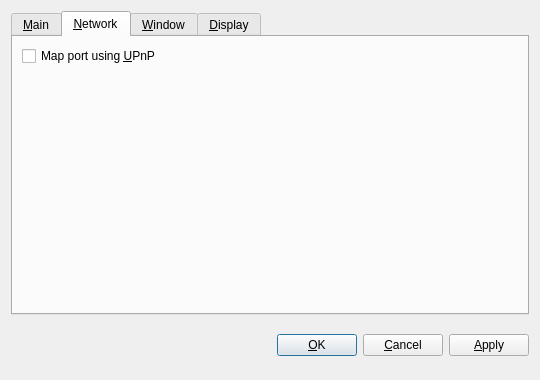
<?xml version="1.0" encoding="UTF-8"?>
<ui version="4.0">
 <class>OptionsDialog</class>
 <widget class="QDialog" name="OptionsDialog">
  <property name="geometry">
   <rect>
    <x>0</x>
    <y>0</y>
    <width>540</width>
    <height>380</height>
   </rect>
  </property>
  <property name="windowTitle">
   <string>Options</string>
  </property>
  <property name="styleSheet">
   <string notr="true"/>
  </property>
  <property name="modal">
   <bool>true</bool>
  </property>
  <layout class="QVBoxLayout" name="verticalLayout">
   <item>
    <widget class="QTabWidget" name="tabWidget">
     <property name="tabPosition">
      <enum>QTabWidget::North</enum>
     </property>
     <property name="currentIndex">
      <number>1</number>
     </property>
     <widget class="QWidget" name="tabMain">
      <attribute name="title">
       <string>&amp;Main</string>
      </attribute>
      <layout class="QGridLayout" name="gridLayout">
       <item row="0" column="0" colspan="2">
        <widget class="QLabel" name="transactionFeeInfoLabel">
         <property name="text">
          <string>Optional transaction fee per kB that helps make sure your transactions are processed quickly. Most transactions are 1 kB. Fee 0.01 recommended.</string>
         </property>
         <property name="textFormat">
          <enum>Qt::PlainText</enum>
         </property>
         <property name="wordWrap">
          <bool>true</bool>
         </property>
        </widget>
       </item>
       <item row="1" column="0">
        <layout class="QHBoxLayout" name="horizontalLayoutFee">
         <item>
          <widget class="QLabel" name="transactionFeeLabel">
           <property name="text">
            <string>Pay transaction &amp;fee</string>
           </property>
           <property name="textFormat">
            <enum>Qt::PlainText</enum>
           </property>
           <property name="buddy">
            <cstring>transactionFee</cstring>
           </property>
          </widget>
         </item>
         <item>
          <widget class="ArionAmountField" name="transactionFee"/>
         </item>
         <item>
          <spacer name="horizontalSpacerFee">
           <property name="orientation">
            <enum>Qt::Horizontal</enum>
           </property>
           <property name="sizeHint" stdset="0">
            <size>
             <width>40</width>
             <height>20</height>
            </size>
           </property>
          </spacer>
         </item>
        </layout>
       </item>
       <item row="2" column="0" colspan="2">
        <widget class="QLabel" name="reserveBalanceInfoLabel">
         <property name="text">
          <string>Reserved amount does not participate in staking and is therefore spendable at any time.</string>
         </property>
         <property name="textFormat">
          <enum>Qt::PlainText</enum>
         </property>
         <property name="wordWrap">
          <bool>true</bool>
         </property>
        </widget>
       </item>
       <item row="3" column="0">
        <layout class="QHBoxLayout" name="horizontalLayoutReserveBalance">
         <item>
          <widget class="QLabel" name="reserveBalanceLabel">
           <property name="text">
            <string>Reserve</string>
           </property>
           <property name="textFormat">
            <enum>Qt::PlainText</enum>
           </property>
           <property name="buddy">
            <cstring>reserveBalance</cstring>
           </property>
          </widget>
         </item>
         <item>
          <widget class="ArionAmountField" name="reserveBalance"/>
         </item>
         <item>
          <spacer name="horizontalSpacerReserveBalance">
           <property name="orientation">
            <enum>Qt::Horizontal</enum>
           </property>
           <property name="sizeHint" stdset="0">
            <size>
             <width>40</width>
             <height>20</height>
            </size>
           </property>
          </spacer>
         </item>
        </layout>
       </item>
       <item row="4" column="0">
        <widget class="QCheckBox" name="bitcoinAtStartup">
         <property name="toolTip">
          <string>Automatically start Arion after logging in to the system.</string>
         </property>
         <property name="text">
          <string>&amp;Start Arion on system login</string>
         </property>
        </widget>
       </item>
       <item row="5" column="0">
        <spacer name="verticalSpacer_Main">
         <property name="orientation">
          <enum>Qt::Vertical</enum>
         </property>
         <property name="sizeHint" stdset="0">
          <size>
           <width>20</width>
           <height>40</height>
          </size>
         </property>
        </spacer>
       </item>
      </layout>
     </widget>
     <widget class="QWidget" name="tabNetwork">
      <attribute name="title">
       <string>&amp;Network</string>
      </attribute>
      <layout class="QVBoxLayout" name="verticalLayout_Network">
       <item>
        <widget class="QCheckBox" name="mapPortUpnp">
         <property name="toolTip">
          <string>Automatically open the Arion client port on the router. This only works when your router supports UPnP and it is enabled.</string>
         </property>
         <property name="text">
          <string>Map port using &amp;UPnP</string>
         </property>
        </widget>
       </item>
       <item>
        <spacer name="verticalSpacer_Network">
         <property name="orientation">
          <enum>Qt::Vertical</enum>
         </property>
         <property name="sizeHint" stdset="0">
          <size>
           <width>20</width>
           <height>40</height>
          </size>
         </property>
        </spacer>
       </item>
      </layout>
     </widget>
     <widget class="QWidget" name="tabWindow">
      <attribute name="title">
       <string>&amp;Window</string>
      </attribute>
      <layout class="QVBoxLayout" name="verticalLayout_Window">
       <item>
        <widget class="QCheckBox" name="minimizeToTray">
         <property name="toolTip">
          <string>Show only a tray icon after minimizing the window.</string>
         </property>
         <property name="text">
          <string>&amp;Minimize to the tray instead of the taskbar</string>
         </property>
        </widget>
       </item>
       <item>
        <widget class="QCheckBox" name="minimizeOnClose">
         <property name="toolTip">
          <string>Minimize instead of exit the application when the window is closed. When this option is enabled, the application will be closed only after selecting Quit in the menu.</string>
         </property>
         <property name="text">
          <string>M&amp;inimize on close</string>
         </property>
        </widget>
       </item>
       <item>
        <spacer name="verticalSpacer_Window">
         <property name="orientation">
          <enum>Qt::Vertical</enum>
         </property>
         <property name="sizeHint" stdset="0">
          <size>
           <width>20</width>
           <height>40</height>
          </size>
         </property>
        </spacer>
       </item>
      </layout>
     </widget>
     <widget class="QWidget" name="tabDisplay">
      <attribute name="title">
       <string>&amp;Display</string>
      </attribute>
      <layout class="QVBoxLayout" name="verticalLayout_Display">
       <item>
        <layout class="QHBoxLayout" name="horizontalLayout_1_Display">
         <item>
          <widget class="QLabel" name="langLabel">
           <property name="text">
            <string>User Interface &amp;language:</string>
           </property>
           <property name="textFormat">
            <enum>Qt::PlainText</enum>
           </property>
           <property name="buddy">
            <cstring>lang</cstring>
           </property>
          </widget>
         </item>
         <item>
          <widget class="QValueComboBox" name="lang">
           <property name="toolTip">
            <string>The user interface language can be set here. This setting will take effect after restarting Arion.</string>
           </property>
          </widget>
         </item>
        </layout>
       </item>
       <item>
        <layout class="QHBoxLayout" name="horizontalLayout_2_Display">
         <item>
          <widget class="QLabel" name="unitLabel">
           <property name="text">
            <string>&amp;Unit to show amounts in:</string>
           </property>
           <property name="textFormat">
            <enum>Qt::PlainText</enum>
           </property>
           <property name="buddy">
            <cstring>unit</cstring>
           </property>
          </widget>
         </item>
         <item>
          <widget class="QValueComboBox" name="unit">
           <property name="toolTip">
            <string>Choose the default subdivision unit to show in the interface and when sending coins.</string>
           </property>
          </widget>
         </item>
        </layout>
       </item>
       <item>
        <widget class="QCheckBox" name="coinControlFeatures">
         <property name="toolTip">
          <string>Whether to show coin control features or not.</string>
         </property>
         <property name="text">
          <string>Display coin &amp;control features (experts only!)</string>
         </property>
        </widget>
       </item>
       <item>
        <widget class="QCheckBox" name="useDarkTheme">
         <property name="text">
          <string>Use Dark Visual theme (requires restart)</string>
         </property>
        </widget>
       </item>
       <item>
        <spacer name="verticalSpacer_Display">
         <property name="orientation">
          <enum>Qt::Vertical</enum>
         </property>
         <property name="sizeHint" stdset="0">
          <size>
           <width>20</width>
           <height>40</height>
          </size>
         </property>
        </spacer>
       </item>
      </layout>
     </widget>
    </widget>
   </item>
   <item>
    <layout class="QHBoxLayout" name="horizontalLayout_Buttons">
     <item>
      <spacer name="horizontalSpacer_1">
       <property name="orientation">
        <enum>Qt::Horizontal</enum>
       </property>
       <property name="sizeHint" stdset="0">
        <size>
         <width>40</width>
         <height>48</height>
        </size>
       </property>
      </spacer>
     </item>
     <item>
      <widget class="QLabel" name="statusLabel">
       <property name="font">
        <font>
         <weight>75</weight>
         <bold>true</bold>
        </font>
       </property>
       <property name="text">
        <string/>
       </property>
       <property name="textFormat">
        <enum>Qt::PlainText</enum>
       </property>
       <property name="wordWrap">
        <bool>true</bool>
       </property>
      </widget>
     </item>
     <item>
      <spacer name="horizontalSpacer_2">
       <property name="orientation">
        <enum>Qt::Horizontal</enum>
       </property>
       <property name="sizeHint" stdset="0">
        <size>
         <width>40</width>
         <height>48</height>
        </size>
       </property>
      </spacer>
     </item>
     <item>
      <widget class="QPushButton" name="okButton">
       <property name="text">
        <string>&amp;OK</string>
       </property>
      </widget>
     </item>
     <item>
      <widget class="QPushButton" name="cancelButton">
       <property name="text">
        <string>&amp;Cancel</string>
       </property>
       <property name="autoDefault">
        <bool>false</bool>
       </property>
      </widget>
     </item>
     <item>
      <widget class="QPushButton" name="applyButton">
       <property name="text">
        <string>&amp;Apply</string>
       </property>
       <property name="autoDefault">
        <bool>false</bool>
       </property>
      </widget>
     </item>
    </layout>
   </item>
  </layout>
 </widget>
 <customwidgets>
  <customwidget>
   <class>ArionAmountField</class>
   <extends>QSpinBox</extends>
   <header>bitcoinamountfield.h</header>
   <container>1</container>
  </customwidget>
  <customwidget>
   <class>QValueComboBox</class>
   <extends>QComboBox</extends>
   <header>qvaluecombobox.h</header>
  </customwidget>
 </customwidgets>
 <resources/>
 <connections/>
</ui>
